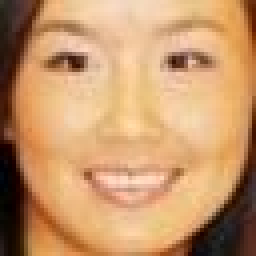
#> input picture PyCharmFirst/FilteringOperations/md_103_2.jpg, 64 x 64 px (shown 4 times larger)
$ python Gaussian_Mean_AdaptiveFiltering.py
#> lines starting #> are read from the running program, lines starting #| are printed output that depends on the picture; after the words box and inside, x2 and y2 are one past the last pixel; in counts of white or black regions, pixels touching at a corner belong together
#import libraries
import  cv2
from matplotlib import pyplot as plt
#Take an image, convert gray tone
image=cv2.imread('md_103_2.jpg',0)
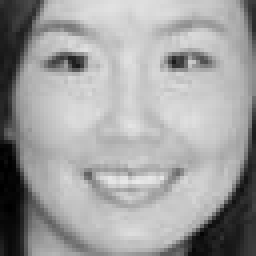
#> image: shape (64, 64) (shown 4 times larger); min 0, max 233, mean 159.9
#Apply the simple filter
refuse, imageFilter=cv2.threshold(image,127,255,cv2.THRESH_BINARY)
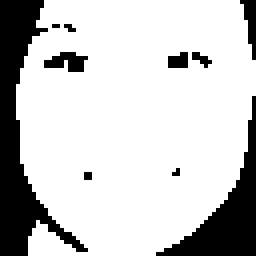
#> imageFilter: shape (64, 64) (shown 4 times larger); 78.6% white; 10 black regions (6 under 20 px), largest, box (x1, y1, x2, y2) and area: (0, 0, 22, 64) 480, (39, 24, 64, 64) 290, (11, 13, 22, 18) 35, (60, 0, 64, 15) 32
#Apply the Gaussian C Filtering
imageGaussian=cv2.adaptiveThreshold(image,255,cv2.ADAPTIVE_THRESH_GAUSSIAN_C,cv2.THRESH_BINARY,11,2)
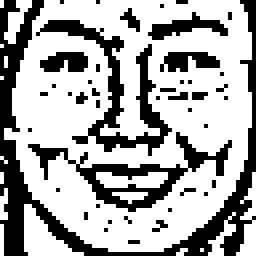
#> imageGaussian: shape (64, 64) (shown 4 times larger); 67% white; 44 black regions (38 under 20 px), largest, box (x1, y1, x2, y2) and area: (0, 0, 64, 64) 612, (9, 5, 43, 39) 254, (7, 33, 58, 53) 236, (37, 3, 57, 10) 59, (40, 13, 55, 18) 51, (10, 13, 22, 18) 47
#Apply the Mean C Filtering
imageMean=cv2.adaptiveThreshold(image,255,cv2.ADAPTIVE_THRESH_MEAN_C,cv2.THRESH_BINARY,15,2)
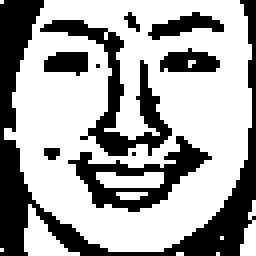
#> imageMean: shape (64, 64) (shown 4 times larger); 64.6% white; 10 black regions (4 under 20 px), largest, box (x1, y1, x2, y2) and area: (0, 0, 64, 64) 750, (10, 5, 43, 39) 269, (17, 34, 53, 53) 229, (37, 3, 56, 10) 64, (40, 12, 55, 18) 64, (11, 13, 22, 19) 52
#show result
images=[image,imageFilter,imageGaussian,imageMean]
titles=["Original","Simple Filter","Gaussian","Mean"]
for i in range(4):
    plt.subplot(2,2,i+1), plt.imshow(images[i],"gray")
    plt.title(titles[i])
    plt.yticks([])
    plt.xticks([])
plt.show()


#close the window
cv2.waitKey()
cv2.destroyAllWindows()

$ run again, with PyCharmFirst/FilteringOperations/51.jpg copied over PyCharmFirst/FilteringOperations/md_103_2.jpg
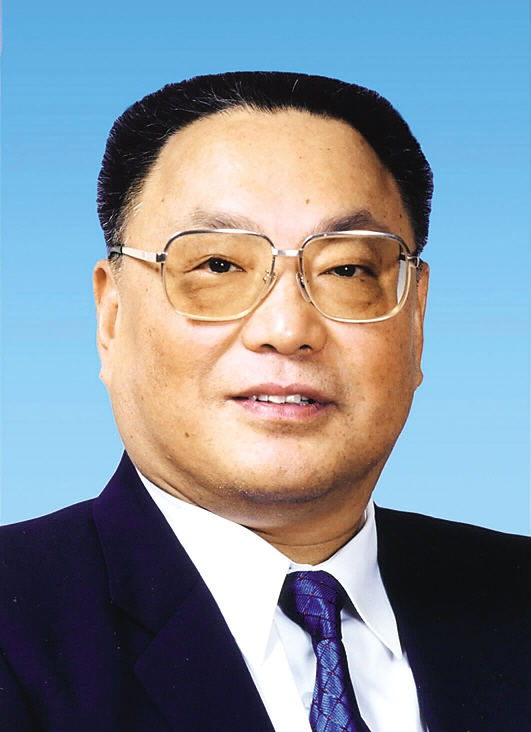
#> input picture PyCharmFirst/FilteringOperations/51.jpg, 531 x 732 px
#> `refuse, imageFilter=cv2.threshold(image,127,255,cv2.THRESH_BINARY)`:
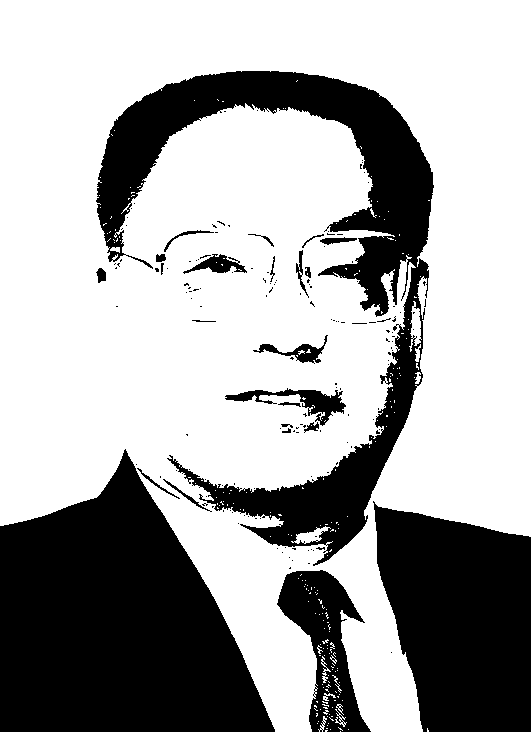
#> imageFilter: shape (732, 531); 66.6% white; 162 black regions (138 under 20 px), largest, box (x1, y1, x2, y2) and area: (0, 449, 275, 732) 51073, (96, 71, 434, 566) 39251, (373, 501, 531, 732) 28166
#> imageGaussian: shape (732, 531); 83.1% white; black in thin lines or dots
#> `imageMean=cv2.adaptiveThreshold(image,255,cv2.ADAPTIVE_THRESH_MEAN_C,c..`:
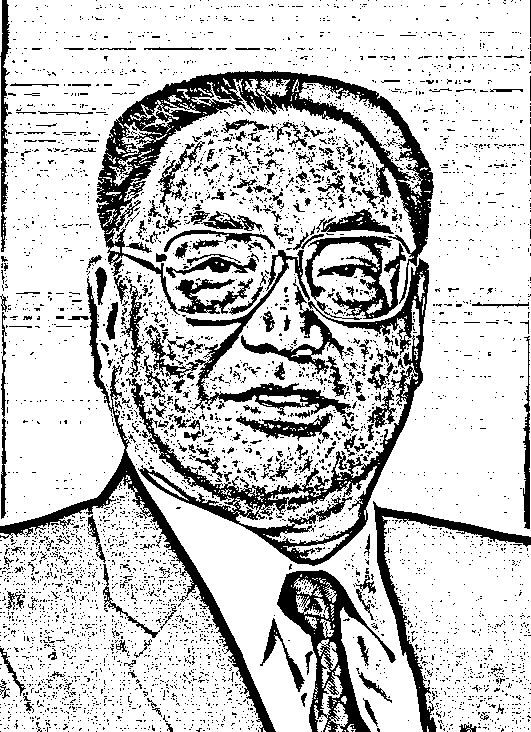
#> imageMean: shape (732, 531); 78.3% white; 4861 black regions (4611 under 20 px), largest, box (x1, y1, x2, y2) and area: (96, 71, 434, 315) 14385, (126, 258, 429, 566) 10461, (0, 276, 276, 732) 6165
